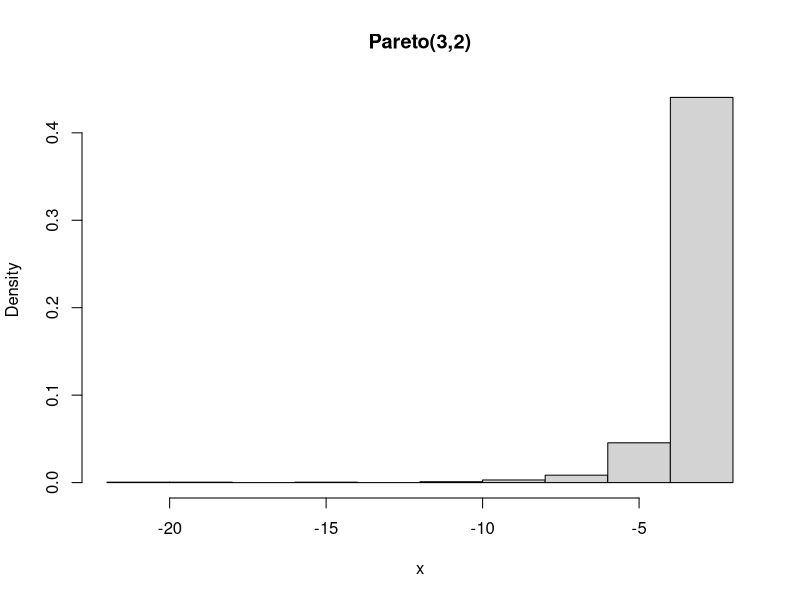

Write the R code that produced this figure.
## ---- chunk 1
set.seed(210)
n <- 1000
u <- runif(n)
x <- (-2*u^(2/3))/(u)
hist(x, prob = T, xlab = "x", main = "Pareto(3,2)", freq = F)
y <- seq(0, 1, 0.01)
lines(y, 24/y^4)
#curve(24/(x^4), col = "red", add = T)
## ---- chunk 2
rpareto <- function(size, shape, scale){
  set.seed(210)
  x <- vector(length=size)
  u <- runif(size)
  x <- (-scale*u^(scale/shape))/(u)
  return(x)
}
## ---- chunk 3
sample <- rpareto(1000, 2, 1)
sum(sample)/length(sample)
mean(sample)
